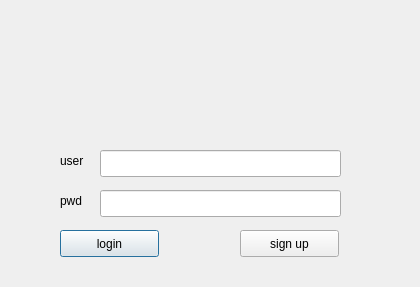
<?xml version="1.0" encoding="UTF-8"?>
<ui version="4.0">
 <class>login_window</class>
 <widget class="QDialog" name="login_window">
  <property name="geometry">
   <rect>
    <x>0</x>
    <y>0</y>
    <width>420</width>
    <height>287</height>
   </rect>
  </property>
  <property name="windowTitle">
   <string>MarketMaster</string>
  </property>
  <property name="windowIcon">
   <iconset resource="../Res/icon.qrc">
    <normaloff>:/logo/icc.ico</normaloff>:/logo/icc.ico</iconset>
  </property>
  <widget class="QLineEdit" name="lineEdit">
   <property name="geometry">
    <rect>
     <x>100</x>
     <y>150</y>
     <width>241</width>
     <height>27</height>
    </rect>
   </property>
   <property name="text">
    <string/>
   </property>
  </widget>
  <widget class="QPushButton" name="pushButton">
   <property name="geometry">
    <rect>
     <x>60</x>
     <y>230</y>
     <width>99</width>
     <height>27</height>
    </rect>
   </property>
   <property name="text">
    <string>login</string>
   </property>
  </widget>
  <widget class="QPushButton" name="pushButton_2">
   <property name="geometry">
    <rect>
     <x>240</x>
     <y>230</y>
     <width>99</width>
     <height>27</height>
    </rect>
   </property>
   <property name="text">
    <string>sign up</string>
   </property>
  </widget>
  <widget class="QLabel" name="label">
   <property name="geometry">
    <rect>
     <x>60</x>
     <y>150</y>
     <width>41</width>
     <height>21</height>
    </rect>
   </property>
   <property name="text">
    <string>user</string>
   </property>
  </widget>
  <widget class="QLabel" name="label_2">
   <property name="geometry">
    <rect>
     <x>60</x>
     <y>190</y>
     <width>41</width>
     <height>21</height>
    </rect>
   </property>
   <property name="text">
    <string>pwd</string>
   </property>
  </widget>
  <widget class="QLineEdit" name="lineEdit_2">
   <property name="geometry">
    <rect>
     <x>100</x>
     <y>190</y>
     <width>241</width>
     <height>27</height>
    </rect>
   </property>
   <property name="echoMode">
    <enum>QLineEdit::Password</enum>
   </property>
  </widget>
  <widget class="QLabel" name="logo_l">
   <property name="geometry">
    <rect>
     <x>50</x>
     <y>10</y>
     <width>361</width>
     <height>121</height>
    </rect>
   </property>
   <property name="text">
    <string/>
   </property>
  </widget>
 </widget>
 <resources>
  <include location="../Res/icon.qrc"/>
 </resources>
 <connections/>
</ui>
